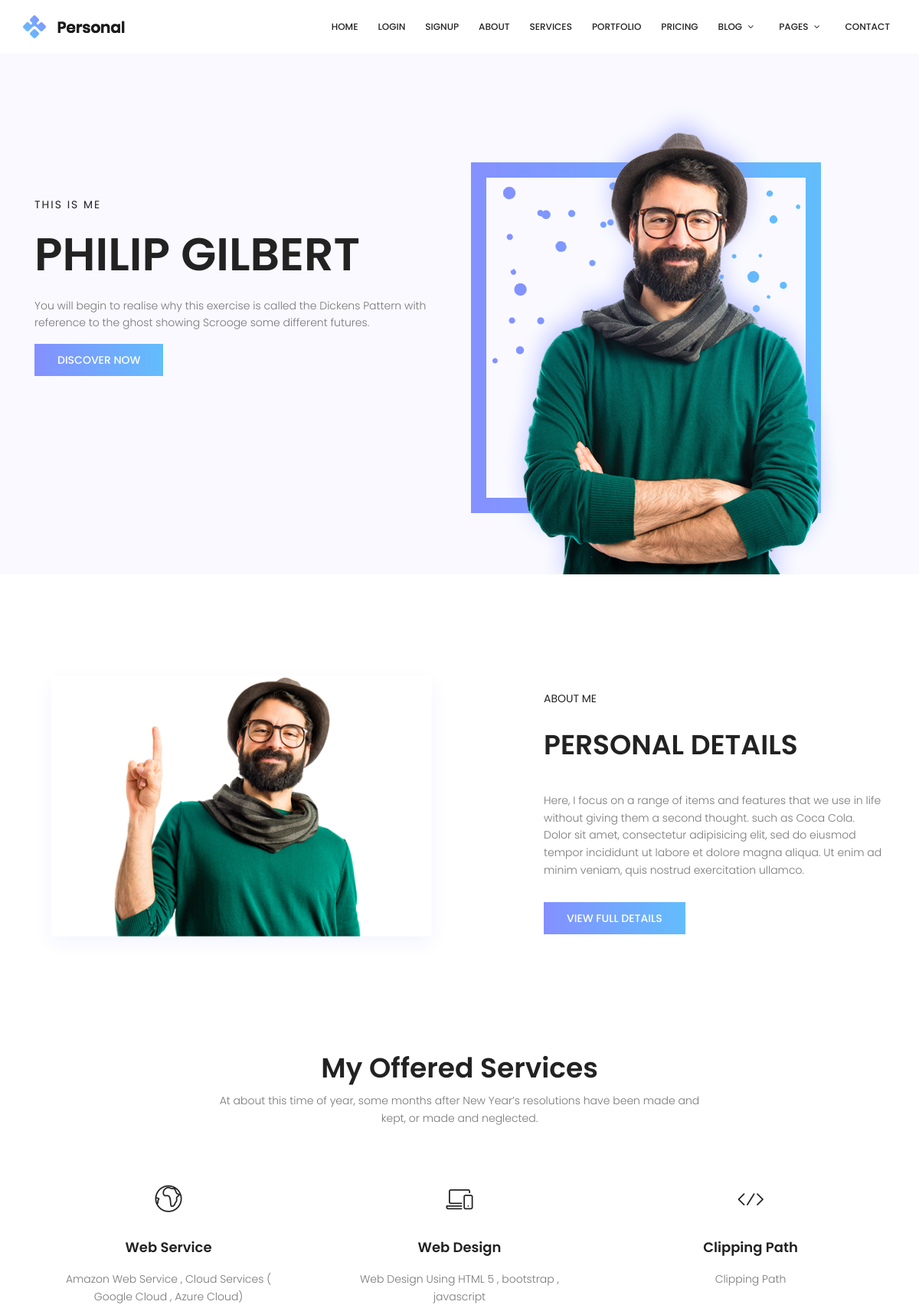
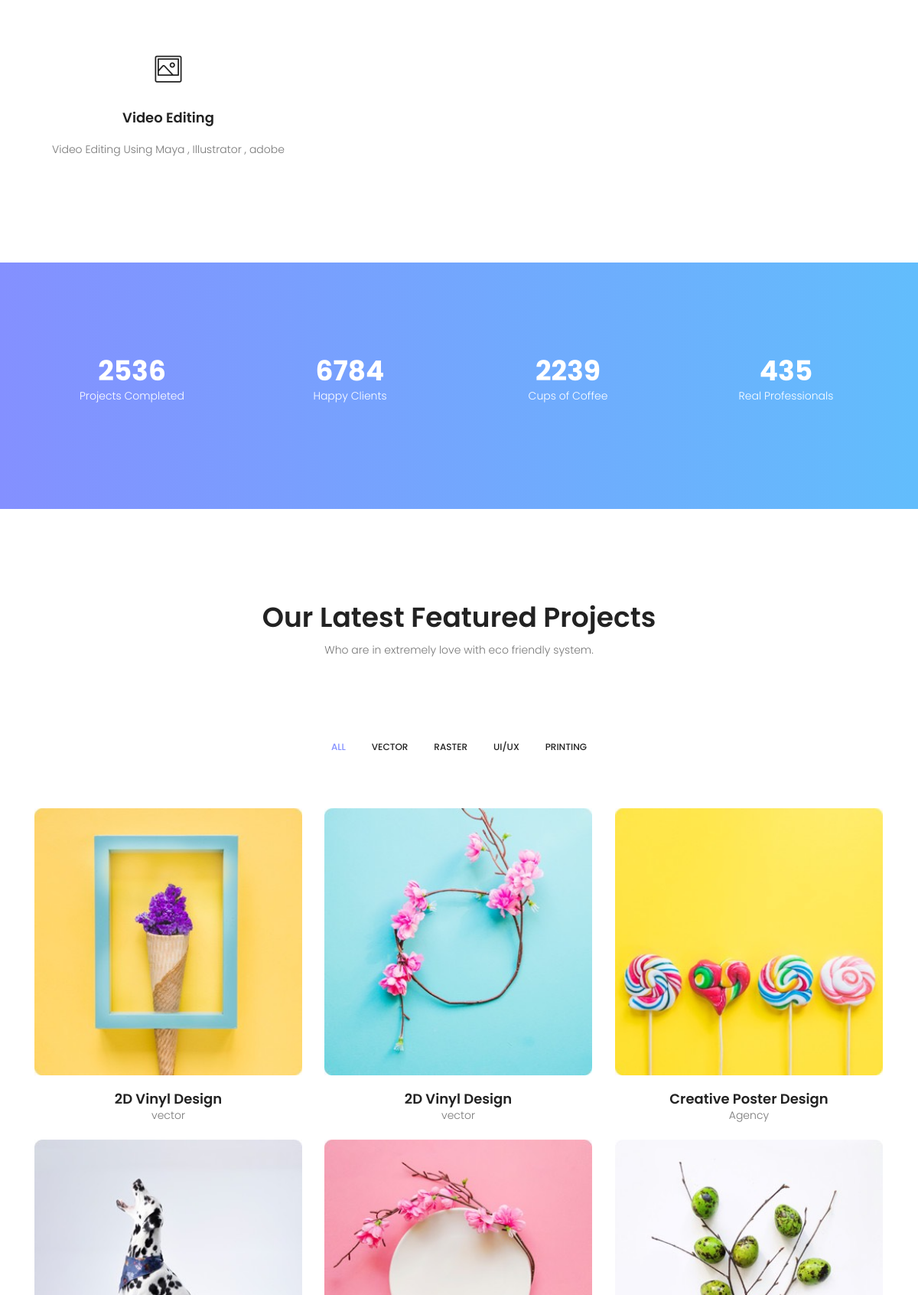
The page / (upper part) on the database its author committed (2 pictures, top to bottom).
### home/models.py (models this page shows, shortened)
class Service(models.Model):
	name = models.CharField(max_length = 400)
	icon = models.CharField(max_length = 100)
	description = models.TextField()

### home/views.py (the view)
# urls.py: 2. Add a URL to urlpatterns:  path('', views.home, name='home')
def home(request): #request is
	views = base()
	return render(request,'index.html',views)

### home/views.py (called while the page is built)
def base():
	views = {}
	views['feedbacks'] = FeedBack.objects.all()
	views['Services'] = Service.objects.all()
	views['Blogs'] = Blog.objects.all()
	price_plans = Price_Plan.objects.all()
	views['Categories'] = Categories =  Post_Categories.objects.all()
	views['Popular'] =  Blog.objects.all().order_by("-likes")[:3]
	for p in price_plans:
		views[p.plan_name] = p.price
	return views

### templates/index.html (shortened to what this page needs)
	{% extends 'base.html' %}
	{% load static %}
	{% block content %}
			<section class="banner-area">
				<div class="container">
					<div class="row fullscreen align-items-center justify-content-between">
						<div class="col-lg-6 col-md-6 banner-left">
							<h6>This is me</h6>
							<h1>Philip Gilbert</h1>
							<p>
								You will begin to realise why this exercise is called the Dickens Pattern with reference to the ghost showing Scrooge some different futures.
							</p>
							<a href="#" class="primary-btn text-uppercase">discover now</a>
						</div>
						<div class="col-lg-6 col-md-6 banner-right d-flex align-self-end">
							<img class="img-fluid" src="{% static 'img/hero-img.png' %}" alt="">
						</div>
					</div>
				</div>
			</section>
			<section class="home-about-area pt-120">
				<div class="container">
					<div class="row align-items-center justify-content-between">
						<div class="col-lg-6 col-md-6 home-about-left">
							<img class="img-fluid" src="{% static 'img/about-img.png' %}" alt="">
						</div>
						<div class="col-lg-5 col-md-6 home-about-right">
							<h6>About Me</h6>
							<h1 class="text-uppercase">Personal Details</h1>
							<p>
								Here, I focus on a range of items and features that we use in life without giving them a second thought. such as Coca Cola. Dolor sit amet, consectetur adipisicing elit, sed do eiusmod tempor incididunt ut labore et dolore magna aliqua. Ut enim ad minim veniam, quis nostrud exercitation ullamco.
							</p>
							<a href="#" class="primary-btn text-uppercase">View Full Details</a>
						</div>
					</div>
				</div>
			</section>
			<section class="services-area section-gap">
				<div class="container">
		            <div class="row d-flex justify-content-center">
		                <div class="menu-content  col-lg-7">
		                    <div class="title text-center">
		                        <h1 class="mb-10">My Offered Services</h1>
		                        <p>At about this time of year, some months after New Year’s resolutions have been made and kept, or made and neglected.</p>
		                    </div>
		                </div>
		            </div>
					<div class="row">
						{% for service in Services %}
						<div class="col-lg-4 col-md-6">
							<div class="single-services">
								<span class="lnr {{service.icon}}"></span>
								<a href="#"><h4>{{service.name}}</h4></a>
								<p>
									{{service.description}}
								</p>
							</div>
						</div>
						{% endfor %}
					</div>
				</div>
			</section>
			<section class="facts-area section-gap" id="facts-area">
				<div class="container">
					<div class="row">
						<div class="col-lg-3 col-md-6 single-fact">
							<h1 class="counter">2536</h1>
							<p>Projects Completed</p>
						</div>
						<div class="col-lg-3 col-md-6 single-fact">
							<h1 class="counter">6784</h1>
							<p>Happy Clients</p>
						</div>
						<div class="col-lg-3 col-md-6 single-fact">
							<h1 class="counter">2239</h1>
							<p>Cups of Coffee</p>
						</div>
						<div class="col-lg-3 col-md-6 single-fact">
							<h1 class="counter">435</h1>
							<p>Real Professionals</p>
						</div>
					</div>
				</div>
			</section>
            <section class="portfolio-area section-gap" id="portfolio">
                <div class="container">
		            <div class="row d-flex justify-content-center">
		                <div class="menu-content pb-70 col-lg-8">
		                    <div class="title text-center">
		                        <h1 class="mb-10">Our Latest Featured Projects</h1>
		                        <p>Who are in extremely love with eco friendly system.</p>
		                    </div>
		                </div>
		            </div>
                    <div class="filters">
                        <ul>
                            <li class="active" data-filter="*">All</li>
                            <li data-filter=".vector">Vector</li>
                            <li data-filter=".raster">Raster</li>
                            <li data-filter=".ui">UI/UX</li>
                            <li data-filter=".printing">Printing</li>
                        </ul>
                    </div>
                    <div class="filters-content">
                        <div class="row grid">
                            <div class="single-portfolio col-sm-4 all vector">
                            	<div class="relative">
	                            	<div class="thumb">
	                            	</div>
                            	</div>
								<div class="p-inner">
								    <h4>2D Vinyl Design</h4>
									<div class="cat">vector</div>
								</div>
                            </div>
                            <div class="single-portfolio col-sm-4 all raster">
                            	<div class="relative">
	                            	<div class="thumb">
	                            	</div>
                            	</div>
								<div class="p-inner">
								    <h4>2D Vinyl Design</h4>
									<div class="cat">vector</div>
								</div>
                            </div>
                            <div class="single-portfolio col-sm-4 all ui">
                            	<div class="relative">
	                            	<div class="thumb">
	                            	</div>
	                           	</div>
                                <div class="p-inner">
                                    <h4>Creative Poster Design</h4>
                                    <div class="cat">Agency</div>
                                </div>
                            </div>
                            <div class="single-portfolio col-sm-4 all printing">
                            	<div class="relative">
	                            	<div class="thumb">
	                            	</div>
                            	</div>
                            </div>
                            <div class="single-portfolio col-sm-4 all vector">
                            	<div class="relative">
                            	<div class="thumb">
	                            	</div>
                            	</div>
                            </div>
                            <div class="single-portfolio col-sm-4 all raster">
                            	<div class="relative">
	                            	<div class="thumb">
	                            	</div>
                            	</div>
                            </div>
                        </div>
                    </div>
                </div>
            </section>
            {% endblock %}

### templates/base.html (shortened to what this page needs)
{% load static %}
<!DOCTYPE html>
<html>
	<head>
			<link rel="stylesheet" href="{% static 'css/linearicons.css' %}">
			<link rel="stylesheet" href="{% static 'css/font-awesome.min.css'%}">
			<link rel="stylesheet" href="{% static 'css/bootstrap.css' %}">
			<link rel="stylesheet" href="{% static 'css/magnific-popup.css' %}">
			<link rel="stylesheet" href="{% static 'css/nice-select.css' %}">
			<link rel="stylesheet" href="{% static 'css/animate.min.css' %}">
			<link rel="stylesheet" href="{% static 'css/owl.carousel.css' %}">
			<link rel="stylesheet" href="{% static 'css/main.css' %}">
		</head>
		<body>
		  <header id="header">
		    <div class="container main-menu">
		    	<div class="row align-items-center justify-content-between d-flex">
			      <div id="logo">
			        <a href="/"><img src="{% static 'img/logo.png' %}" alt="" title="" /></a>
			      </div>
			      <nav id="nav-menu-container">
			        <ul class="nav-menu">
			          <li><a href="/">Home</a></li>
			          <li> <a href = "/login">Login</a></li>
			          <li><a href="/signup">SignUp</a></li>
			          <li><a href="/about">About</a></li>
			          <li><a href="/services">Services</a></li>
			          <li><a href="/portfolio">Portfolio</a></li>
			          <li><a href="/price">Pricing</a></li>
			          <li class="menu-has-children"><a href="">Blog</a>
			          </li>
			          <li class="menu-has-children"><a href="">Pages</a>
			          </li>
			          <li><a href="contact">Contact</a></li>
			        </ul>
			      </nav>
		    	</div>
		    </div>
		  </header>
		  {% block content %}
		  {% endblock %}
</body>
</html>

### rows shown on the page
Service: name "Web Service", description "Amazon Web Service , Cloud Services ( Google Cloud , Azure Cloud)"
Service: name "Web Design", description "Web Design Using HTML 5 , bootstrap , javascript"
Service: name "Clipping Path", description "Clipping Path"
Service: name "Video Editing", description "Video Editing Using Maya , Illustrator , adobe"
